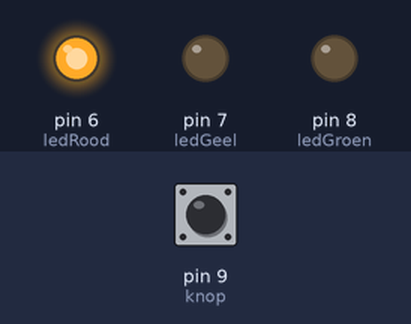
Bench run of a sketch on a simulated Arduino Uno, built with avr-gcc and run on an emulated ATmega328P. On the bench: output pins drawn as LEDs (lit = HIGH). Inputs (shaded band) come from the test bench; at power-on: pin 9 (knop) HIGH.

Above: at 1.2 s.
1.3 s: pin 9 (knop) pulled LOW for 0.15 s
At 1.8 s:
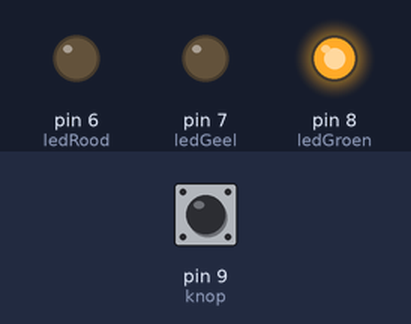
4.4 s: pin 9 (knop) pulled LOW for 3.2 s
At 11.1 s:
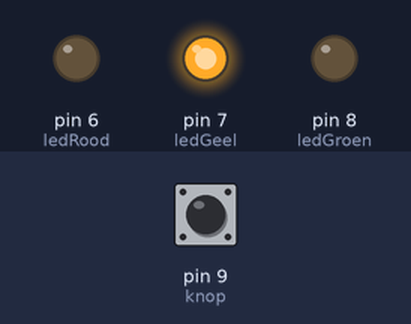
Timing chart, 0 to 14.8 s (numbered marks = the images above; inputs shaded):
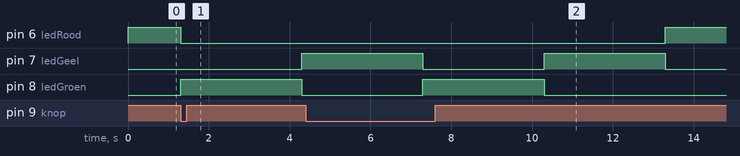

Measured:
- after the input at 1.3 s, pin 6 (ledRood): HIGH → LOW at once; pin 7 (ledGeel): LOW → HIGH after 3.0 s; pin 8 (ledGroen): LOW → HIGH at once, → LOW 3.0 s later
- after the input at 4.4 s, pin 6 (ledRood): LOW → HIGH after 8.9 s instead of 2.9 s; pin 8 (ledGroen): LOW → HIGH after 2.9 s, → LOW 3.0 s later

The sketch:

project-2code.ino
```cpp
// Pin‑definities voor de drie LEDs en de knop
const int ledRood = 6;     // Rode LED
const int ledGeel = 7;     // Gele LED
const int ledGroen = 8;    // Groene LED
const int knop = 9;        // Knop (met interne pull‑up)

void setup() {
  // Stel alle LED‑pinnen in als uitgang
  pinMode(ledRood, OUTPUT);
  pinMode(ledGeel, OUTPUT);
  pinMode(ledGroen, OUTPUT);

  // Knop als ingang met interne pull‑up (LOW = ingedrukt)
  pinMode(knop, INPUT_PULLUP);

  // Starttoestand: rood aan
  digitalWrite(ledRood, HIGH);
}

void loop() {
  // Controleer of de knop wordt ingedrukt
  if (digitalRead(knop) == LOW) {

    // Rood uit, groen aan (bijv. 'doorgaan')
    digitalWrite(ledRood, LOW);
    digitalWrite(ledGroen, HIGH);
    delay(3000);

    // Groen uit, geel aan (waarschuwing)
    digitalWrite(ledGroen, LOW);
    digitalWrite(ledGeel, HIGH);
    delay(3000);

    // Geel uit, rood weer aan (stop)
    digitalWrite(ledGeel, LOW);
    digitalWrite(ledRood, HIGH);
  }
}
```
